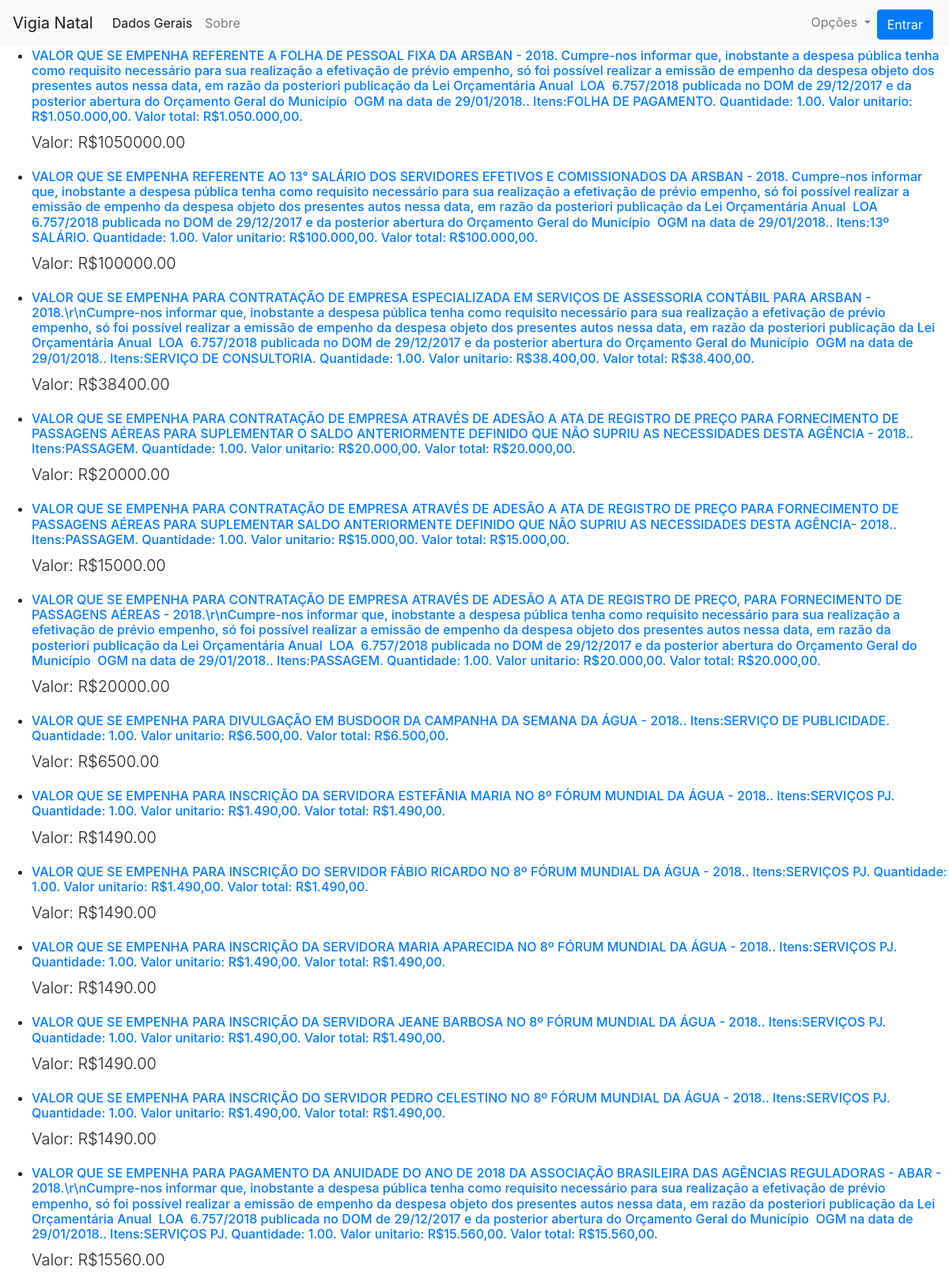
Screenshot of /despesa/list (upper part) with the database file from the repository.
### map_app/models.py (models this page shows, shortened)
class Despesa(models.Model):
    descricao = models.TextField()
    empenhado = models.DecimalField(max_digits=15, decimal_places=2)
    anulado = models.DecimalField(max_digits=15, decimal_places=2)
    liquidado = models.DecimalField(max_digits=15, decimal_places=2)
    pago = models.DecimalField(max_digits=15, decimal_places=2)
    data_inicio = models.DateField()
    data_update = models.DateField(auto_now = True)
    localizacao = models.ForeignKey(Localizacao, on_delete = models.SET_NULL, null = True, blank = True)
    orgao = models.ForeignKey(Orgao, on_delete = models.CASCADE)

### map_app/views.py (the view)
# urls.py: path('despesa/list', views.DespesaListView.as_view(), name = 'despesa_list'),
class DespesaListView(ListView):
    model = Despesa
    def get_queryset(self):
        return Despesa.objects.all()

### map_app/templates/map_app/despesa_list.html
{% extends "map_app/base.html" %}
{% block body_block %}
  <ul>
    {% for despesa in despesa_list %}
    <li>
      <div class="despesa conteiner">
        <h6> <a href="{% url 'despesa_detail' pk=despesa.pk %}">{{despesa.descricao}}</a> </h6>
        <div class="valordespesa">
          <p class="lead">Valor: R${{despesa.empenhado}}</p>
        </div>
      </div>
    </li>
    {% endfor %}
  </ul>
{% endblock %}

### rows the page displays
Despesa: descricao "VALOR QUE SE EMPENHA REFERENTE A FOLHA DE PESSOAL FIXA DA ARSBAN - 2018. Cumpre-nos informar que, inobstante a despesa pública tenha como requisito necessário para sua realização a efetivação de prévio empenho, só foi possível realizar a emissão de empenho da despesa objeto dos presentes autos nessa data, em razão da posteriori publicação da Lei Orçamentária Anual  LOA  6.757/2018 publicada no DOM de 29/12/2017 e da posterior abertura do Orçamento Geral do Município  OGM na data de 29/01/2018.. Itens:FOLHA DE PAGAMENTO. Quantidade: 1.00. Valor unitario: R$1.050.000,00. Valor total: R$1.050.000,00.", empenhado "1050000.00"
Despesa: descricao "VALOR QUE SE EMPENHA REFERENTE AO 13° SALÁRIO DOS SERVIDORES EFETIVOS E COMISSIONADOS DA ARSBAN - 2018. Cumpre-nos informar que, inobstante a despesa pública tenha como requisito necessário para sua realização a efetivação de prévio empenho, só foi possível realizar a emissão de empenho da despesa objeto dos presentes autos nessa data, em razão da posteriori publicação da Lei Orçamentária Anual  LOA  6.757/2018 publicada no DOM de 29/12/2017 e da posterior abertura do Orçamento Geral do Município  OGM na data de 29/01/2018.. Itens:13º SALÁRIO. Quantidade: 1.00. Valor unitario: R$100.000,00. Valor total: R$100.000,00.", empenhado "100000.00"
Despesa: descricao "VALOR QUE SE EMPENHA PARA CONTRATAÇÃO DE EMPRESA ESPECIALIZADA EM SERVIÇOS DE ASSESSORIA CONTÁBIL PARA ARSBAN - 2018.\\r\\nCumpre-nos informar que, inobstante a despesa pública tenha como requisito necessário para sua realização a efetivação de prévio empenho, só foi possível realizar a emissão de empenho da despesa objeto dos presentes autos nessa data, em razão da posteriori publicação da Lei Orçamentária Anual  LOA  6.757/2018 publicada no DOM de 29/12/2017 e da posterior abertura do Orçamento Geral do Município  OGM na data de 29/01/2018.. Itens:SERVIÇO DE CONSULTORIA. Quantidade: 1.00. Valor unitario: R$38.400,00. Valor total: R$38.400,00.", empenhado "38400.00"
Despesa: descricao "VALOR QUE SE EMPENHA PARA CONTRATAÇÃO DE EMPRESA ATRAVÉS DE ADESÃO A ATA DE REGISTRO DE PREÇO PARA FORNECIMENTO DE PASSAGENS AÉREAS PARA SUPLEMENTAR O SALDO ANTERIORMENTE DEFINIDO QUE NÃO SUPRIU AS NECESSIDADES DESTA AGÊNCIA - 2018.. Itens:PASSAGEM. Quantidade: 1.00. Valor unitario: R$20.000,00. Valor total: R$20.000,00.", empenhado "20000.00"
Despesa: descricao "VALOR QUE SE EMPENHA PARA CONTRATAÇÃO DE EMPRESA ATRAVÉS DE ADESÃO A ATA DE REGISTRO DE PREÇO PARA FORNECIMENTO DE PASSAGENS AÉREAS PARA SUPLEMENTAR SALDO ANTERIORMENTE DEFINIDO QUE NÃO SUPRIU AS NECESSIDADES DESTA AGÊNCIA- 2018.. Itens:PASSAGEM. Quantidade: 1.00. Valor unitario: R$15.000,00. Valor total: R$15.000,00.", empenhado "15000.00"
Despesa: descricao "VALOR QUE SE EMPENHA PARA CONTRATAÇÃO DE EMPRESA ATRAVÉS DE ADESÃO A ATA DE REGISTRO DE PREÇO, PARA FORNECIMENTO DE PASSAGENS AÉREAS - 2018.\\r\\nCumpre-nos informar que, inobstante a despesa pública tenha como requisito necessário para sua realização a efetivação de prévio empenho, só foi possível realizar a emissão de empenho da despesa objeto dos presentes autos nessa data, em razão da posteriori publicação da Lei Orçamentária Anual  LOA  6.757/2018 publicada no DOM de 29/12/2017 e da posterior abertura do Orçamento Geral do Município  OGM na data de 29/01/2018.. Itens:PASSAGEM. Quantidade: 1.00. Valor unitario: R$20.000,00. Valor total: R$20.000,00.", empenhado "20000.00"
Despesa: descricao "VALOR QUE SE EMPENHA PARA DIVULGAÇÃO EM BUSDOOR DA CAMPANHA DA SEMANA DA ÁGUA - 2018.. Itens:SERVIÇO DE PUBLICIDADE. Quantidade: 1.00. Valor unitario: R$6.500,00. Valor total: R$6.500,00.", empenhado "6500.00"
Despesa: descricao "VALOR QUE SE EMPENHA PARA INSCRIÇÃO DA SERVIDORA ESTEFÂNIA MARIA NO 8º FÓRUM MUNDIAL DA ÁGUA - 2018.. Itens:SERVIÇOS PJ. Quantidade: 1.00. Valor unitario: R$1.490,00. Valor total: R$1.490,00.", empenhado "1490.00"
Despesa: descricao "VALOR QUE SE EMPENHA PARA INSCRIÇÃO DO SERVIDOR FÁBIO RICARDO NO 8º FÓRUM MUNDIAL DA ÁGUA - 2018.. Itens:SERVIÇOS PJ. Quantidade: 1.00. Valor unitario: R$1.490,00. Valor total: R$1.490,00.", empenhado "1490.00"
Despesa: descricao "VALOR QUE SE EMPENHA PARA INSCRIÇÃO DA SERVIDORA MARIA APARECIDA NO 8º FÓRUM MUNDIAL DA ÁGUA - 2018.. Itens:SERVIÇOS PJ. Quantidade: 1.00. Valor unitario: R$1.490,00. Valor total: R$1.490,00.", empenhado "1490.00"
Despesa: descricao "VALOR QUE SE EMPENHA PARA INSCRIÇÃO DA SERVIDORA JEANE BARBOSA NO 8º FÓRUM MUNDIAL DA ÁGUA - 2018.. Itens:SERVIÇOS PJ. Quantidade: 1.00. Valor unitario: R$1.490,00. Valor total: R$1.490,00.", empenhado "1490.00"
Despesa: descricao "VALOR QUE SE EMPENHA PARA INSCRIÇÃO DO SERVIDOR PEDRO CELESTINO NO 8º FÓRUM MUNDIAL DA ÁGUA - 2018.. Itens:SERVIÇOS PJ. Quantidade: 1.00. Valor unitario: R$1.490,00. Valor total: R$1.490,00.", empenhado "1490.00"
Despesa: descricao "VALOR QUE SE EMPENHA PARA PAGAMENTO DA ANUIDADE DO ANO DE 2018 DA ASSOCIAÇÃO BRASILEIRA DAS AGÊNCIAS REGULADORAS - ABAR - 2018.\\r\\nCumpre-nos informar que, inobstante a despesa pública tenha como requisito necessário para sua realização a efetivação de prévio empenho, só foi possível realizar a emissão de empenho da despesa objeto dos presentes autos nessa data, em razão da posteriori publicação da Lei Orçamentária Anual  LOA  6.757/2018 publicada no DOM de 29/12/2017 e da posterior abertura do Orçamento Geral do Município  OGM na data de 29/01/2018.. Itens:SERVIÇOS PJ. Quantidade: 1.00. Valor unitario: R$15.560,00. Valor total: R$15.560,00.", empenhado "15560.00"
